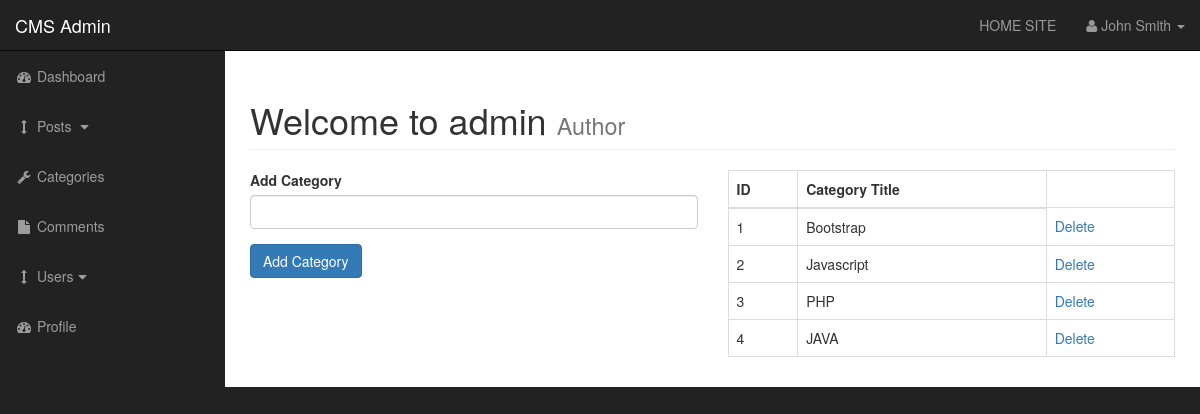
The app's page /cms/admin/categories.php with its own data.
### tables this page shows
CREATE TABLE `categories` (
  `cat_id` int(3) NOT NULL,
  `cat_title` varchar(255) NOT NULL
);

### cms/admin/categories.php (the view, shortened to what this page needs)
<?php include("./includes/admin_header.php"); ?>
<div id="wrapper">
  <?php include("./includes/admin_navigation.php");?>
  <div id="page-wrapper">
    <div class="container-fluid">
      <div class="row">
        <div class="col-lg-12">
          <h1 class="page-header">
            Welcome to admin
            <small>Author</small>
          </h1>
        </div>
        <div class="col-xs-6">
          <form action="" method="post">
            <div class="form-group">
              <label for="cat-title">Add Category</label>
              <input class="form-control" type="text" name="cat_title">
            </div>
            <div class="form-group">
              <input class="btn btn-primary" type="submit" name="submit" value="Add Category">
            </div>
          </form>
        </div>
        <div class="col-xs-6">
          <table class="table table-bordered table-hover">
            <thead>
              <tr>
                <th>ID</th>
                <th>Category Title</th>
              </tr>
            </thead>
            <tbody>
              <?php
                    $query = "SELECT * FROM categories";
                    $select_categories = mysqli_query($connection,$query);
                    while($row = mysqli_fetch_assoc($select_categories)){
                        $cat_id = $row["cat_id"];
                        $cat_title = $row["cat_title"];
                        echo "<tr>";
                        echo "<td>{$cat_id}</td>";
                        echo "<td>{$cat_title}</td>";
                        echo "<td><a href='categories.php?delete={$cat_id}'>Delete</a></td>";
                        echo "</tr>";
                    }
                ?>
            </tbody>
          </table>
        </div>
      </div>
    </div>
  </div>
  <?php include("./includes/admin_footer.php");?>

### cms/admin/css/sb-admin.css (style rules this page uses)
body { margin-top: 100px; background-color: #222; }
@media (min-width:768px) { body { margin-top: 50px; } }
#wrapper { padding-left: 0; }
#page-wrapper { width: 100%; padding: 0; background-color: #fff; }
@media (min-width:768px) { #wrapper { padding-left: 225px; } }
@media (min-width:768px) { #page-wrapper { padding: 10px; } }

### records on screen
categories: cat_id "1", cat_title "Bootstrap"
categories: cat_id "2", cat_title "Javascript"
categories: cat_id "3", cat_title "PHP"
categories: cat_id "4", cat_title "JAVA"
